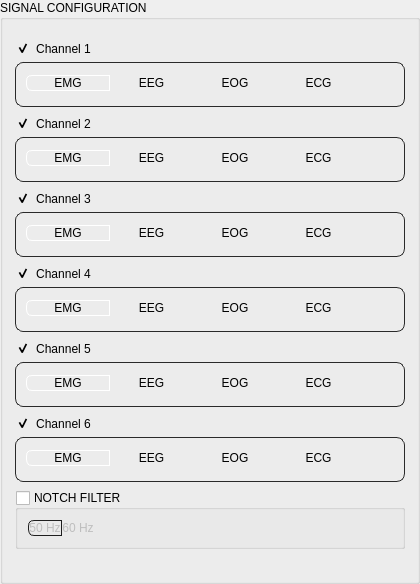
       <widget class="QGroupBox" name="configGroup">
        <property name="sizePolicy">
         <sizepolicy hsizetype="Preferred" vsizetype="Expanding">
          <horstretch>0</horstretch>
          <verstretch>0</verstretch>
         </sizepolicy>
        </property>
        <property name="minimumSize">
          <size>
           <width>420</width>
           <height>0</height>
          </size>
         </property>
        <property name="title">
         <string>SIGNAL CONFIGURATION</string>
        </property>
        <layout class="QVBoxLayout" name="configVLayout">
         <property name="spacing">
          <number>8</number>
         </property>
         <property name="leftMargin">
          <number>12</number>
         </property>
         <property name="topMargin">
          <number>20</number>
         </property>
         <property name="rightMargin">
          <number>12</number>
         </property>
         <property name="bottomMargin">
          <number>12</number>
         </property>
         <item>
          <widget class="QGroupBox" name="grpCh1">
           <property name="checkable"><bool>true</bool></property><property name="checked"><bool>true</bool></property><property name="styleSheet">
            <string notr="true">QGroupBox#grpCh1{background-color:transparent;border:1px solid #2a2a2a;border-radius:8px;margin-top:22px;margin-bottom:0px;padding:12px 8px 6px 8px;}QGroupBox#grpCh1::title{}</string>
           </property>
           <property name="title">
            <string>Channel 1</string>
           </property>
           <layout class="QHBoxLayout" name="chLayout1">
            <property name="spacing">
             <number>8</number>
            </property>
            <property name="leftMargin">
             <number>8</number>
            </property>
            <property name="topMargin">
             <number>10</number>
            </property>
            <property name="rightMargin">
             <number>8</number>
            </property>
            <property name="bottomMargin">
             <number>8</number>
            </property>
            <item>
             <layout class="QHBoxLayout" name="filterLayout1">
              <property name="spacing">
               <number>0</number>
              </property>
              <item>
               <widget class="QPushButton" name="btnFilterCh1EMG">
                <property name="styleSheet">
                 <string notr="true">QPushButton{border-right:none;border-top-left-radius:6px;border-bottom-left-radius:6px;border-top-right-radius:0;border-bottom-right-radius:0;}QPushButton:checked{border:1px solid #ffffff;}QPushButton:checked:disabled{border:1px solid #1e1e1e;}</string>
                </property>
                <property name="text">
                 <string>EMG</string>
                </property>
                <property name="checkable">
                 <bool>true</bool>
                </property>
                <property name="checked">
                 <bool>true</bool>
                </property>
               </widget>
              </item>
              <item>
               <widget class="QPushButton" name="btnFilterCh1EEG">
                <property name="styleSheet">
                 <string notr="true">QPushButton{border-radius:0;border-left:none;border-right:none;}QPushButton:checked{border:1px solid #ffffff;}QPushButton:checked:disabled{border:1px solid #1e1e1e;}</string>
                </property>
                <property name="text">
                 <string>EEG</string>
                </property>
                <property name="checkable">
                 <bool>true</bool>
                </property>
               </widget>
              </item>
              <item>
               <widget class="QPushButton" name="btnFilterCh1EOG">
                <property name="styleSheet">
                 <string notr="true">QPushButton{border-radius:0;border-left:none;border-right:none;}QPushButton:checked{border:1px solid #ffffff;}QPushButton:checked:disabled{border:1px solid #1e1e1e;}</string>
                </property>
                <property name="text">
                 <string>EOG</string>
                </property>
                <property name="checkable">
                 <bool>true</bool>
                </property>
               </widget>
              </item>
              <item>
               <widget class="QPushButton" name="btnFilterCh1ECG">
                <property name="styleSheet">
                 <string notr="true">QPushButton{border-left:none;border-top-left-radius:0;border-bottom-left-radius:0;border-top-right-radius:6px;border-bottom-right-radius:6px;}QPushButton:checked{border:1px solid #ffffff;}QPushButton:checked:disabled{border:1px solid #1e1e1e;}</string>
                </property>
                <property name="text">
                 <string>ECG</string>
                </property>
                <property name="checkable">
                 <bool>true</bool>
                </property>
               </widget>
              </item>
             </layout>
            </item>
            <item>
             <widget class="QPushButton" name="btnChIcon1">
              <property name="toolTip">
               <string>Select Ch1 in Signal Inputs</string>
              </property>
              <property name="styleSheet">
               <string notr="true">QPushButton{background-color:transparent;border:none;min-width:26px;max-width:26px;min-height:26px;max-height:26px;padding:0px;qproperty-icon:url(icons/gamepad.svg);qproperty-iconSize:18px 18px;}QPushButton:hover{background-color:#1a1a1a;border-radius:4px;}</string>
              </property>
              <property name="text">
               <string />
              </property>
             </widget>
            </item>
           </layout>
          </widget>
         </item>
         <item>
          <widget class="QGroupBox" name="grpCh2">
           <property name="checkable"><bool>true</bool></property><property name="checked"><bool>true</bool></property><property name="styleSheet">
            <string notr="true">QGroupBox#grpCh2{background-color:transparent;border:1px solid #2a2a2a;border-radius:8px;margin-top:22px;margin-bottom:0px;padding:12px 8px 6px 8px;}QGroupBox#grpCh2::title{}</string>
           </property>
           <property name="title">
            <string>Channel 2</string>
           </property>
           <layout class="QHBoxLayout" name="chLayout2">
            <property name="spacing">
             <number>8</number>
            </property>
            <property name="leftMargin">
             <number>8</number>
            </property>
            <property name="topMargin">
             <number>10</number>
            </property>
            <property name="rightMargin">
             <number>8</number>
            </property>
            <property name="bottomMargin">
             <number>8</number>
            </property>
            <item>
             <layout class="QHBoxLayout" name="filterLayout2">
              <property name="spacing">
               <number>0</number>
              </property>
              <item>
               <widget class="QPushButton" name="btnFilterCh2EMG">
                <property name="styleSheet">
                 <string notr="true">QPushButton{border-right:none;border-top-left-radius:6px;border-bottom-left-radius:6px;border-top-right-radius:0;border-bottom-right-radius:0;}QPushButton:checked{border:1px solid #ffffff;}QPushButton:checked:disabled{border:1px solid #1e1e1e;}</string>
                </property>
                <property name="text">
                 <string>EMG</string>
                </property>
                <property name="checkable">
                 <bool>true</bool>
                </property>
                <property name="checked">
                 <bool>true</bool>
                </property>
               </widget>
              </item>
              <item>
               <widget class="QPushButton" name="btnFilterCh2EEG">
                <property name="styleSheet">
                 <string notr="true">QPushButton{border-radius:0;border-left:none;border-right:none;}QPushButton:checked{border:1px solid #ffffff;}QPushButton:checked:disabled{border:1px solid #1e1e1e;}</string>
                </property>
                <property name="text">
                 <string>EEG</string>
                </property>
                <property name="checkable">
                 <bool>true</bool>
                </property>
               </widget>
              </item>
              <item>
               <widget class="QPushButton" name="btnFilterCh2EOG">
                <property name="styleSheet">
                 <string notr="true">QPushButton{border-radius:0;border-left:none;border-right:none;}QPushButton:checked{border:1px solid #ffffff;}QPushButton:checked:disabled{border:1px solid #1e1e1e;}</string>
                </property>
                <property name="text">
                 <string>EOG</string>
                </property>
                <property name="checkable">
                 <bool>true</bool>
                </property>
               </widget>
              </item>
              <item>
               <widget class="QPushButton" name="btnFilterCh2ECG">
                <property name="styleSheet">
                 <string notr="true">QPushButton{border-left:none;border-top-left-radius:0;border-bottom-left-radius:0;border-top-right-radius:6px;border-bottom-right-radius:6px;}QPushButton:checked{border:1px solid #ffffff;}QPushButton:checked:disabled{border:1px solid #1e1e1e;}</string>
                </property>
                <property name="text">
                 <string>ECG</string>
                </property>
                <property name="checkable">
                 <bool>true</bool>
                </property>
               </widget>
              </item>
             </layout>
            </item>
            <item>
             <widget class="QPushButton" name="btnChIcon2">
              <property name="toolTip">
               <string>Select Ch2 in Signal Inputs</string>
              </property>
              <property name="styleSheet">
               <string notr="true">QPushButton{background-color:transparent;border:none;min-width:26px;max-width:26px;min-height:26px;max-height:26px;padding:0px;qproperty-icon:url(icons/gamepad.svg);qproperty-iconSize:18px 18px;}QPushButton:hover{background-color:#1a1a1a;border-radius:4px;}</string>
              </property>
              <property name="text">
               <string />
              </property>
             </widget>
            </item>
           </layout>
          </widget>
         </item>
         <item>
          <widget class="QGroupBox" name="grpCh3">
           <property name="checkable"><bool>true</bool></property><property name="checked"><bool>true</bool></property><property name="styleSheet">
            <string notr="true">QGroupBox#grpCh3{background-color:transparent;border:1px solid #2a2a2a;border-radius:8px;margin-top:22px;margin-bottom:0px;padding:12px 8px 6px 8px;}QGroupBox#grpCh3::title{}</string>
           </property>
           <property name="title">
            <string>Channel 3</string>
           </property>
           <layout class="QHBoxLayout" name="chLayout3">
            <property name="spacing">
             <number>8</number>
            </property>
            <property name="leftMargin">
             <number>8</number>
            </property>
            <property name="topMargin">
             <number>10</number>
            </property>
            <property name="rightMargin">
             <number>8</number>
            </property>
            <property name="bottomMargin">
             <number>8</number>
            </property>
            <item>
             <layout class="QHBoxLayout" name="filterLayout3">
              <property name="spacing">
               <number>0</number>
              </property>
              <item>
               <widget class="QPushButton" name="btnFilterCh3EMG">
                <property name="styleSheet">
                 <string notr="true">QPushButton{border-right:none;border-top-left-radius:6px;border-bottom-left-radius:6px;border-top-right-radius:0;border-bottom-right-radius:0;}QPushButton:checked{border:1px solid #ffffff;}QPushButton:checked:disabled{border:1px solid #1e1e1e;}</string>
                </property>
                <property name="text">
                 <string>EMG</string>
                </property>
                <property name="checkable">
                 <bool>true</bool>
                </property>
                <property name="checked">
                 <bool>true</bool>
                </property>
               </widget>
              </item>
              <item>
               <widget class="QPushButton" name="btnFilterCh3EEG">
                <property name="styleSheet">
                 <string notr="true">QPushButton{border-radius:0;border-left:none;border-right:none;}QPushButton:checked{border:1px solid #ffffff;}QPushButton:checked:disabled{border:1px solid #1e1e1e;}</string>
                </property>
                <property name="text">
                 <string>EEG</string>
                </property>
                <property name="checkable">
                 <bool>true</bool>
                </property>
               </widget>
              </item>
              <item>
               <widget class="QPushButton" name="btnFilterCh3EOG">
                <property name="styleSheet">
                 <string notr="true">QPushButton{border-radius:0;border-left:none;border-right:none;}QPushButton:checked{border:1px solid #ffffff;}QPushButton:checked:disabled{border:1px solid #1e1e1e;}</string>
                </property>
                <property name="text">
                 <string>EOG</string>
                </property>
                <property name="checkable">
                 <bool>true</bool>
                </property>
               </widget>
              </item>
              <item>
               <widget class="QPushButton" name="btnFilterCh3ECG">
                <property name="styleSheet">
                 <string notr="true">QPushButton{border-left:none;border-top-left-radius:0;border-bottom-left-radius:0;border-top-right-radius:6px;border-bottom-right-radius:6px;}QPushButton:checked{border:1px solid #ffffff;}QPushButton:checked:disabled{border:1px solid #1e1e1e;}</string>
                </property>
                <property name="text">
                 <string>ECG</string>
                </property>
                <property name="checkable">
                 <bool>true</bool>
                </property>
               </widget>
              </item>
             </layout>
            </item>
            <item>
             <widget class="QPushButton" name="btnChIcon3">
              <property name="toolTip">
               <string>Select Ch3 in Signal Inputs</string>
              </property>
              <property name="styleSheet">
               <string notr="true">QPushButton{background-color:transparent;border:none;min-width:26px;max-width:26px;min-height:26px;max-height:26px;padding:0px;qproperty-icon:url(icons/gamepad.svg);qproperty-iconSize:18px 18px;}QPushButton:hover{background-color:#1a1a1a;border-radius:4px;}</string>
              </property>
              <property name="text">
               <string />
              </property>
             </widget>
            </item>
           </layout>
          </widget>
         </item>
         <item>
          <widget class="QGroupBox" name="grpCh4">
           <property name="checkable"><bool>true</bool></property><property name="checked"><bool>true</bool></property><property name="styleSheet">
            <string notr="true">QGroupBox#grpCh4{background-color:transparent;border:1px solid #2a2a2a;border-radius:8px;margin-top:22px;margin-bottom:0px;padding:12px 8px 6px 8px;}QGroupBox#grpCh4::title{}</string>
           </property>
           <property name="title">
            <string>Channel 4</string>
           </property>
           <layout class="QHBoxLayout" name="chLayout4">
            <property name="spacing">
             <number>8</number>
            </property>
            <property name="leftMargin">
             <number>8</number>
            </property>
            <property name="topMargin">
             <number>10</number>
            </property>
            <property name="rightMargin">
             <number>8</number>
            </property>
            <property name="bottomMargin">
             <number>8</number>
            </property>
            <item>
             <layout class="QHBoxLayout" name="filterLayout4">
              <property name="spacing">
               <number>0</number>
              </property>
              <item>
               <widget class="QPushButton" name="btnFilterCh4EMG">
                <property name="styleSheet">
                 <string notr="true">QPushButton{border-right:none;border-top-left-radius:6px;border-bottom-left-radius:6px;border-top-right-radius:0;border-bottom-right-radius:0;}QPushButton:checked{border:1px solid #ffffff;}QPushButton:checked:disabled{border:1px solid #1e1e1e;}</string>
                </property>
                <property name="text">
                 <string>EMG</string>
                </property>
                <property name="checkable">
                 <bool>true</bool>
                </property>
                <property name="checked">
                 <bool>true</bool>
                </property>
               </widget>
              </item>
              <item>
               <widget class="QPushButton" name="btnFilterCh4EEG">
                <property name="styleSheet">
                 <string notr="true">QPushButton{border-radius:0;border-left:none;border-right:none;}QPushButton:checked{border:1px solid #ffffff;}QPushButton:checked:disabled{border:1px solid #1e1e1e;}</string>
                </property>
                <property name="text">
                 <string>EEG</string>
                </property>
                <property name="checkable">
                 <bool>true</bool>
                </property>
               </widget>
              </item>
              <item>
               <widget class="QPushButton" name="btnFilterCh4EOG">
                <property name="styleSheet">
                 <string notr="true">QPushButton{border-radius:0;border-left:none;border-right:none;}QPushButton:checked{border:1px solid #ffffff;}QPushButton:checked:disabled{border:1px solid #1e1e1e;}</string>
                </property>
                <property name="text">
                 <string>EOG</string>
                </property>
                <property name="checkable">
                 <bool>true</bool>
                </property>
               </widget>
              </item>
              <item>
               <widget class="QPushButton" name="btnFilterCh4ECG">
                <property name="styleSheet">
                 <string notr="true">QPushButton{border-left:none;border-top-left-radius:0;border-bottom-left-radius:0;border-top-right-radius:6px;border-bottom-right-radius:6px;}QPushButton:checked{border:1px solid #ffffff;}QPushButton:checked:disabled{border:1px solid #1e1e1e;}</string>
                </property>
                <property name="text">
                 <string>ECG</string>
                </property>
                <property name="checkable">
                 <bool>true</bool>
                </property>
               </widget>
              </item>
             </layout>
            </item>
            <item>
             <widget class="QPushButton" name="btnChIcon4">
              <property name="toolTip">
               <string>Select Ch4 in Signal Inputs</string>
              </property>
              <property name="styleSheet">
               <string notr="true">QPushButton{background-color:transparent;border:none;min-width:26px;max-width:26px;min-height:26px;max-height:26px;padding:0px;qproperty-icon:url(icons/gamepad.svg);qproperty-iconSize:18px 18px;}QPushButton:hover{background-color:#1a1a1a;border-radius:4px;}</string>
              </property>
              <property name="text">
               <string />
              </property>
             </widget>
            </item>
           </layout>
          </widget>
         </item>
         <item>
          <widget class="QGroupBox" name="grpCh5">
           <property name="checkable"><bool>true</bool></property><property name="checked"><bool>true</bool></property><property name="styleSheet">
            <string notr="true">QGroupBox#grpCh5{background-color:transparent;border:1px solid #2a2a2a;border-radius:8px;margin-top:22px;margin-bottom:0px;padding:12px 8px 6px 8px;}QGroupBox#grpCh5::title{}</string>
           </property>
           <property name="title">
            <string>Channel 5</string>
           </property>
           <layout class="QHBoxLayout" name="chLayout5">
            <property name="spacing">
             <number>8</number>
            </property>
            <property name="leftMargin">
             <number>8</number>
            </property>
            <property name="topMargin">
             <number>10</number>
            </property>
            <property name="rightMargin">
             <number>8</number>
            </property>
            <property name="bottomMargin">
             <number>8</number>
            </property>
            <item>
             <layout class="QHBoxLayout" name="filterLayout5">
              <property name="spacing">
               <number>0</number>
              </property>
              <item>
               <widget class="QPushButton" name="btnFilterCh5EMG">
                <property name="styleSheet">
                 <string notr="true">QPushButton{border-right:none;border-top-left-radius:6px;border-bottom-left-radius:6px;border-top-right-radius:0;border-bottom-right-radius:0;}QPushButton:checked{border:1px solid #ffffff;}QPushButton:checked:disabled{border:1px solid #1e1e1e;}</string>
                </property>
                <property name="text">
                 <string>EMG</string>
                </property>
                <property name="checkable">
                 <bool>true</bool>
                </property>
                <property name="checked">
                 <bool>true</bool>
                </property>
               </widget>
              </item>
              <item>
               <widget class="QPushButton" name="btnFilterCh5EEG">
                <property name="styleSheet">
                 <string notr="true">QPushButton{border-radius:0;border-left:none;border-right:none;}QPushButton:checked{border:1px solid #ffffff;}QPushButton:checked:disabled{border:1px solid #1e1e1e;}</string>
                </property>
                <property name="text">
                 <string>EEG</string>
                </property>
                <property name="checkable">
                 <bool>true</bool>
                </property>
               </widget>
              </item>
              <item>
               <widget class="QPushButton" name="btnFilterCh5EOG">
                <property name="styleSheet">
                 <string notr="true">QPushButton{border-radius:0;border-left:none;border-right:none;}QPushButton:checked{border:1px solid #ffffff;}QPushButton:checked:disabled{border:1px solid #1e1e1e;}</string>
                </property>
                <property name="text">
                 <string>EOG</string>
                </property>
                <property name="checkable">
                 <bool>true</bool>
                </property>
               </widget>
              </item>
              <item>
               <widget class="QPushButton" name="btnFilterCh5ECG">
                <property name="styleSheet">
                 <string notr="true">QPushButton{border-left:none;border-top-left-radius:0;border-bottom-left-radius:0;border-top-right-radius:6px;border-bottom-right-radius:6px;}QPushButton:checked{border:1px solid #ffffff;}QPushButton:checked:disabled{border:1px solid #1e1e1e;}</string>
                </property>
                <property name="text">
                 <string>ECG</string>
                </property>
                <property name="checkable">
                 <bool>true</bool>
                </property>
               </widget>
              </item>
             </layout>
            </item>
            <item>
             <widget class="QPushButton" name="btnChIcon5">
              <property name="toolTip">
               <string>Select Ch5 in Signal Inputs</string>
              </property>
              <property name="styleSheet">
               <string notr="true">QPushButton{background-color:transparent;border:none;min-width:26px;max-width:26px;min-height:26px;max-height:26px;padding:0px;qproperty-icon:url(icons/gamepad.svg);qproperty-iconSize:18px 18px;}QPushButton:hover{background-color:#1a1a1a;border-radius:4px;}</string>
              </property>
              <property name="text">
               <string />
              </property>
             </widget>
            </item>
           </layout>
          </widget>
         </item>
         <item>
          <widget class="QGroupBox" name="grpCh6">
           <property name="checkable"><bool>true</bool></property><property name="checked"><bool>true</bool></property><property name="styleSheet">
            <string notr="true">QGroupBox#grpCh6{background-color:transparent;border:1px solid #2a2a2a;border-radius:8px;margin-top:22px;margin-bottom:0px;padding:12px 8px 6px 8px;}QGroupBox#grpCh6::title{}</string>
           </property>
           <property name="title">
            <string>Channel 6</string>
           </property>
           <layout class="QHBoxLayout" name="chLayout6">
            <property name="spacing">
             <number>8</number>
            </property>
            <property name="leftMargin">
             <number>8</number>
            </property>
            <property name="topMargin">
             <number>10</number>
            </property>
            <property name="rightMargin">
             <number>8</number>
            </property>
            <property name="bottomMargin">
             <number>8</number>
            </property>
            <item>
             <layout class="QHBoxLayout" name="filterLayout6">
              <property name="spacing">
               <number>0</number>
              </property>
              <item>
               <widget class="QPushButton" name="btnFilterCh6EMG">
                <property name="styleSheet">
                 <string notr="true">QPushButton{border-right:none;border-top-left-radius:6px;border-bottom-left-radius:6px;border-top-right-radius:0;border-bottom-right-radius:0;}QPushButton:checked{border:1px solid #ffffff;}QPushButton:checked:disabled{border:1px solid #1e1e1e;}</string>
                </property>
                <property name="text">
                 <string>EMG</string>
                </property>
                <property name="checkable">
                 <bool>true</bool>
                </property>
                <property name="checked">
                 <bool>true</bool>
                </property>
               </widget>
              </item>
              <item>
               <widget class="QPushButton" name="btnFilterCh6EEG">
                <property name="styleSheet">
                 <string notr="true">QPushButton{border-radius:0;border-left:none;border-right:none;}QPushButton:checked{border:1px solid #ffffff;}QPushButton:checked:disabled{border:1px solid #1e1e1e;}</string>
                </property>
                <property name="text">
                 <string>EEG</string>
                </property>
                <property name="checkable">
                 <bool>true</bool>
                </property>
               </widget>
              </item>
              <item>
               <widget class="QPushButton" name="btnFilterCh6EOG">
                <property name="styleSheet">
                 <string notr="true">QPushButton{border-radius:0;border-left:none;border-right:none;}QPushButton:checked{border:1px solid #ffffff;}QPushButton:checked:disabled{border:1px solid #1e1e1e;}</string>
                </property>
                <property name="text">
                 <string>EOG</string>
                </property>
                <property name="checkable">
                 <bool>true</bool>
                </property>
               </widget>
              </item>
              <item>
               <widget class="QPushButton" name="btnFilterCh6ECG">
                <property name="styleSheet">
                 <string notr="true">QPushButton{border-left:none;border-top-left-radius:0;border-bottom-left-radius:0;border-top-right-radius:6px;border-bottom-right-radius:6px;}QPushButton:checked{border:1px solid #ffffff;}QPushButton:checked:disabled{border:1px solid #1e1e1e;}</string>
                </property>
                <property name="text">
                 <string>ECG</string>
                </property>
                <property name="checkable">
                 <bool>true</bool>
                </property>
               </widget>
              </item>
             </layout>
            </item>
            <item>
             <widget class="QPushButton" name="btnChIcon6">
              <property name="toolTip">
               <string>Select Ch6 in Signal Inputs</string>
              </property>
              <property name="styleSheet">
               <string notr="true">QPushButton{background-color:transparent;border:none;min-width:26px;max-width:26px;min-height:26px;max-height:26px;padding:0px;qproperty-icon:url(icons/gamepad.svg);qproperty-iconSize:18px 18px;}QPushButton:hover{background-color:#1a1a1a;border-radius:4px;}</string>
              </property>
              <property name="text">
               <string />
              </property>
             </widget>
            </item>
           </layout>
          </widget>
         </item>
         <item>
          <widget class="QGroupBox" name="grpNotch">
           <property name="title">
            <string>NOTCH FILTER</string>
           </property>
           <layout class="QHBoxLayout" name="notchHLayout">
            <property name="spacing">
             <number>10</number>
            </property>
            <property name="leftMargin">
             <number>10</number>
            </property>
            <property name="topMargin">
             <number>8</number>
            </property>
            <property name="rightMargin">
             <number>10</number>
            </property>
            <property name="bottomMargin">
             <number>8</number>
            </property>
            <item>
             <layout class="QHBoxLayout" name="notchFreqLayout">
              <property name="spacing">
               <number>0</number>
              </property>
              <item>
               <widget class="QPushButton" name="btnNotch50Hz">
                <property name="enabled">
                 <bool>false</bool>
                </property>
                <property name="styleSheet">
                 <string notr="true">QPushButton{border-right:none;border-top-left-radius:6px;border-bottom-left-radius:6px;border-top-right-radius:0;border-bottom-right-radius:0;}QPushButton:checked{border:1px solid #ffffff;}QPushButton:checked:disabled{border:1px solid #1e1e1e;}</string>
                </property>
                <property name="text">
                 <string>50 Hz</string>
                </property>
                <property name="checkable">
                 <bool>true</bool>
                </property>
                <property name="checked">
                 <bool>true</bool>
                </property>
               </widget>
              </item>
              <item>
               <widget class="QPushButton" name="btnNotch60Hz">
                <property name="enabled">
                 <bool>false</bool>
                </property>
                <property name="styleSheet">
                 <string notr="true">QPushButton{border-left:none;border-top-left-radius:0;border-bottom-left-radius:0;border-top-right-radius:6px;border-bottom-right-radius:6px;}QPushButton:checked{border:1px solid #ffffff;}QPushButton:checked:disabled{border:1px solid #1e1e1e;}</string>
                </property>
                <property name="text">
                 <string>60 Hz</string>
                </property>
                <property name="checkable">
                 <bool>true</bool>
                </property>
               </widget>
              </item>
            </layout>
            </item>
            <item>
             <spacer name="notchMidSpacer">
              <property name="orientation">
               <enum>Qt::Orientation::Horizontal</enum>
              </property>
              <property name="sizeHint" stdset="0">
               <size>
                <width>20</width>
                <height>20</height>
               </size>
              </property>
             </spacer>
            </item>
           </layout>
          <property name="checkable"><bool>true</bool></property><property name="checked"><bool>false</bool></property></widget>
         </item>
         <item>
          <spacer name="configSpacer">
           <property name="orientation">
            <enum>Qt::Orientation::Vertical</enum>
           </property>
           <property name="sizeHint" stdset="0">
            <size>
             <width>20</width>
             <height>20</height>
            </size>
           </property>
          </spacer>
         </item>
        </layout>
       </widget>
